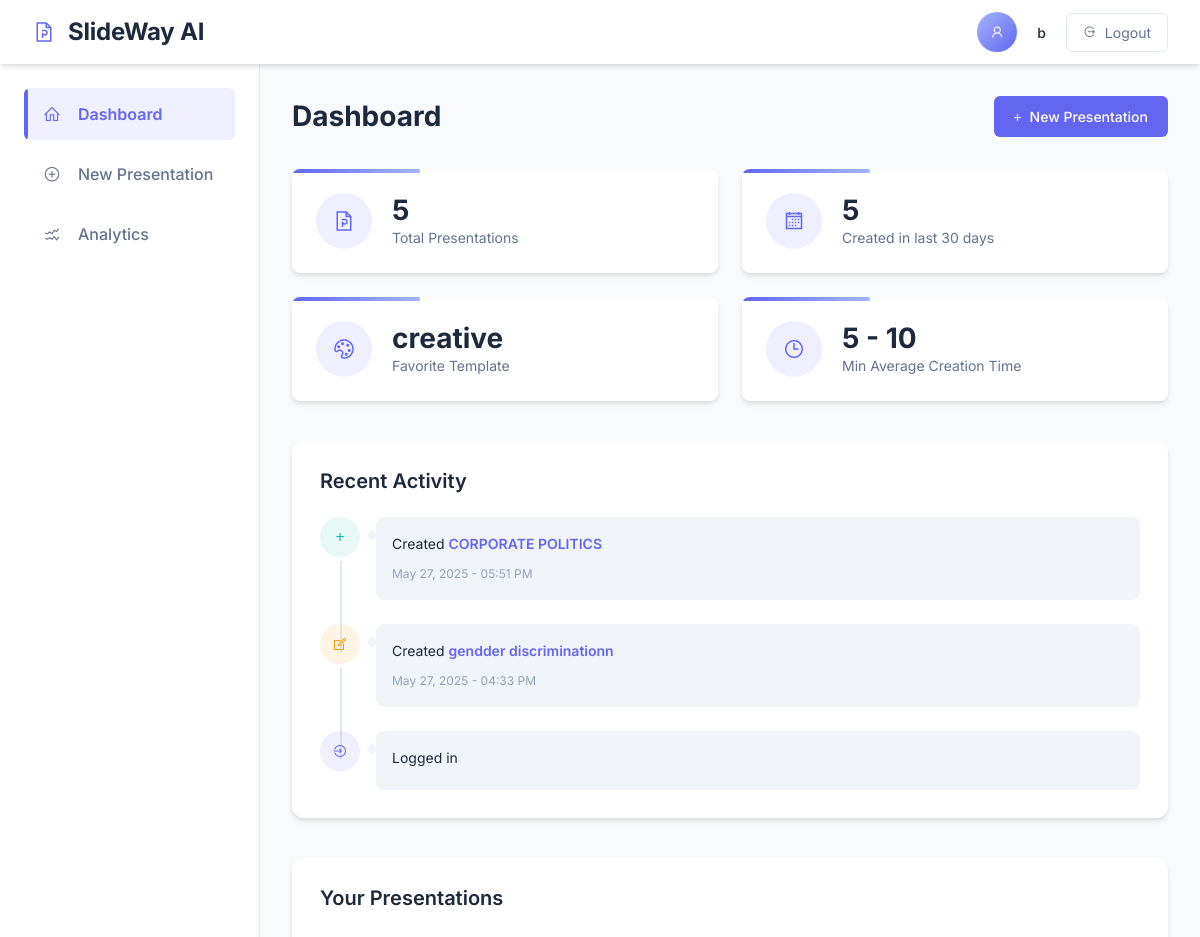
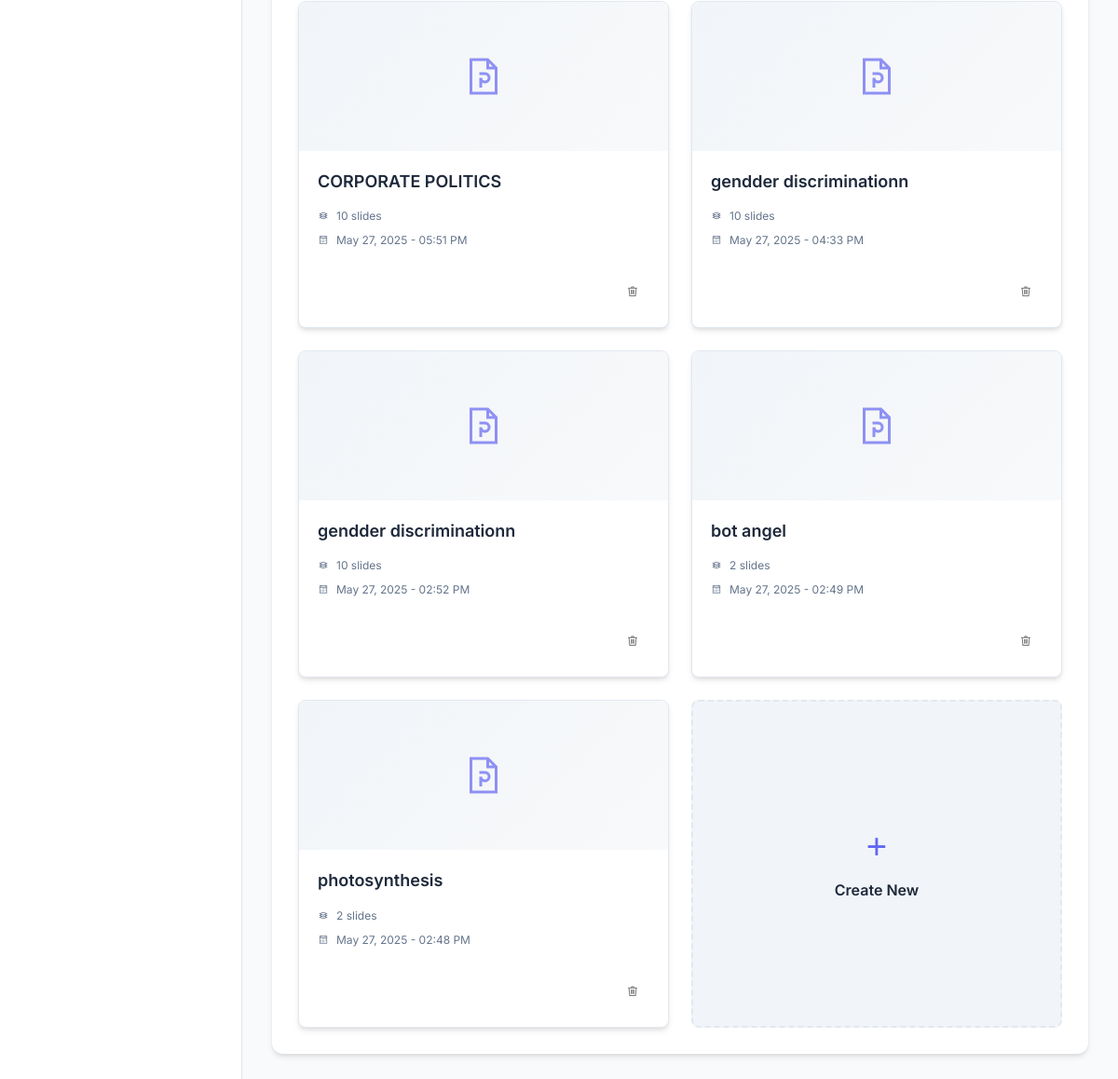
/dashboard (signed in), run on the app's committed database (2 pictures, top to bottom).
### models.py (models this page shows, shortened)
class Presentation(db.Model):
    __tablename__ = 'presentations'
    id = db.Column(db.Integer, primary_key=True)
    user_id = db.Column(db.Integer, db.ForeignKey('users.id'), nullable=False)
    topic = db.Column(db.String(200), nullable=False)
    template_id = db.Column(db.String(50), nullable=False)
    slide_count = db.Column(db.Integer, default=6)
    created_at = db.Column(db.DateTime, default=datetime.now)
    updated_at = db.Column(db.DateTime, default=datetime.now, onupdate=datetime.now)
    slides = db.relationship('Slide', backref='presentation', lazy=True, cascade="all, delete-orphan", order_by="Slide.slide_order")

### app.py (the view)
@app.route('/dashboard')
@login_required
def dashboard():
    user_id = session.get('user_id')
    username = session.get('username')
    presentations = PresentationModel.query.filter_by(user_id=user_id).order_by(PresentationModel.updated_at.desc()).all()
    thirty_days_ago = datetime.now().replace(tzinfo=None) - timedelta(days=30)
    recent_count = PresentationModel.query.filter_by(user_id=user_id)\
        .filter(PresentationModel.created_at >= thirty_days_ago).count()
    fav_template = "None"
    if presentations:
        template_counts = Counter([p.template_id for p in presentations])
        if template_counts:
            fav_template = template_counts.most_common(1)[0][0]
    return render_template('dashboard.html',
                          username=username,
                          presentations=presentations,
                          recent_count=recent_count,
                          fav_template=fav_template)

### app.py (called while the page is built)
@app.template_filter('format_datetime')
def format_datetime_filter(dt):
    if not dt:
        return ""
    return dt.strftime('%b %d, %Y - %I:%M %p')

### auth.py (called while the page is built)
def login_required(f):
    @wraps(f)
    def decorated_function(*args, **kwargs):
        if 'user_id' not in session:
            return redirect(url_for('auth.login'))
        return f(*args, **kwargs)
    return decorated_function

### templates/dashboard.html (shortened to what this page needs)
<!DOCTYPE html>
<html lang="en">
<head>
    <link rel="stylesheet" href="{{ url_for('static', filename='css/styles.css') }}">
    <link rel="stylesheet" href="{{ url_for('static', filename='css/dashboard.css') }}">
    <link rel="stylesheet" href="{{ url_for('static', filename='css/all.min.css') }}">
</head>
<body>
    <div class="dashboard-container">
        <header class="dashboard-header">
            <div class="logo">
                <i class="fas fa-file-powerpoint logo-icon"></i>
                <h1>SlideWay AI</h1>
            </div>
            <div class="user-menu">
                <div class="user-avatar">
                    <i class="fas fa-user"></i>
                </div>
                <span class="username">{{ username }}</span>
                <a href="{{ url_for('auth.logout') }}" class="logout-btn"><i class="fas fa-sign-out-alt"></i> Logout</a>
            </div>
        </header>
        <div class="dashboard-layout">
            <aside class="dashboard-sidebar">
                <nav class="sidebar-nav">
                    <a href="#" class="nav-item active">
                        <i class="fas fa-home"></i>
                        <span>Dashboard</span>
                    </a>
                    <a href="{{ url_for('editor') }}" class="nav-item">
                        <i class="fas fa-plus-circle"></i>
                        <span>New Presentation</span>
                    </a>
                    <a href="{{ url_for('analytics') }}" class="nav-item">
                        <i class="fas fa-chart-line"></i>
                        <span>Analytics</span>
                    </a>
                </nav>
            </aside>
            <main class="dashboard-content">
                <div class="page-header">
                    <h2>Dashboard</h2>
                    <div class="header-actions">
                        <a href="{{ url_for('editor') }}" class="action-btn primary-btn">
                            <i class="fas fa-plus"></i> New Presentation
                        </a>
                    </div>
                </div>
                <div class="dashboard-metrics">
                    <div class="metric-card">
                        <div class="metric-icon">
                            <i class="fas fa-file-powerpoint"></i>
                        </div>
                        <div class="metric-info">
                            <span class="metric-value">{{ presentations|length }}</span>
                            <span class="metric-label">Total Presentations</span>
                        </div>
                    </div>
                    {% if presentations %}
                    <div class="metric-card">
                        <div class="metric-icon">
                            <i class="fas fa-calendar-alt"></i>
                        </div>
                        <div class="metric-info">
                            <span class="metric-value">{{ recent_count }}</span>
                            <span class="metric-label">Created in last 30 days</span>
                        </div>
                    </div>
                    <div class="metric-card">
                        <div class="metric-icon">
                            <i class="fas fa-palette"></i>
                        </div>
                        <div class="metric-info">
                            <span class="metric-value">{{ fav_template }}</span>
                            <span class="metric-label">Favorite Template</span>
                        </div>
                    </div>
                    {% endif %}
                    <div class="metric-card">
                        <div class="metric-icon">
                            <i class="fas fa-clock"></i>
                        </div>
                        <div class="metric-info">
                            <span class="metric-value">5 - 10</span>
                            <span class="metric-label">Min Average Creation Time</span>
                        </div>
                    </div>
                </div>
                <section class="recent-activity">
                    <div class="section-header">
                        <h3>Recent Activity</h3>
                    </div>
                    <div class="activity-timeline">
                        {% if presentations and presentations|length > 0 %}
                            <div class="timeline-item">
                                <div class="timeline-icon create-icon">
                                    <i class="fas fa-plus"></i>
                                </div>
                                <div class="timeline-content">
                                    <p class="activity-text">Created <span class="highlight">{{ presentations[0].topic }}</span></p>
                                    <span class="activity-time">{{ presentations[0].created_at|format_datetime }}</span>
                                </div>
                            </div>
                        {% endif %}
                        {% if presentations and presentations|length > 1 %}
                            <div class="timeline-item">
                                <div class="timeline-icon edit-icon">
                                    <i class="fas fa-edit"></i>
                                </div>
                                <div class="timeline-content">
                                    <p class="activity-text">Created <span class="highlight">{{ presentations[1].topic }}</span></p>
                                    <span class="activity-time">{{ presentations[1].updated_at|format_datetime }}</span>
                                </div>
                            </div>
                        {% endif %}
                        <div class="timeline-item">
                            <div class="timeline-icon login-icon">
                                <i class="fas fa-sign-in-alt"></i>
                            </div>
                            <div class="timeline-content">
                                <p class="activity-text">Logged in</p>
                            </div>
                        </div>
                    </div>
                </section>
                <section class="presentations-panel">
                    <div class="section-header">
                        <h3>Your Presentations</h3>
                    </div>
                    <div class="presentations-grid">
                        {% if presentations %}
                        {% for presentation in presentations %}
                        <div class="presentation-card">
                            <div class="presentation-preview">
                            </div>
                            <div class="presentation-details">
                                <h4 class="presentation-title">{{ presentation.topic }}</h4>
                                <div class="presentation-meta">
                                    <span class="slides-count"><i class="fas fa-layer-group"></i> {{ presentation.slide_count }} slides</span>
                                    <span class="created-date"><i class="far fa-calendar"></i> {{ presentation.created_at|format_datetime }}</span>
                                </div>
                                <div class="presentation-actions">
                                    <button class="action-icon-btn delete-btn" title="Delete" onclick="deletePresentation('{{ presentation.id }}')">
                                        <i class="fas fa-trash"></i>
                                    </button>
                                </div>
                            </div>
                        </div>
                        {% endfor %}
                        <div class="presentation-card new-presentation">
                            <a href="{{ url_for('editor') }}" class="new-presentation-link">
                                <i class="fas fa-plus"></i>
                                <span>Create New</span>
                            </a>
                        </div>
                        {% endif %}
                    </div>
                </section>
            </main>
        </div>
    </div>
</body>
</html>

### static/css/styles.css (style rules this page uses)
:root { --primary-color: #6366f1; --primary-light: #a5b4fc; --primary-dark: #4338ca; --secondary-color: #14b8a6; --secondary-light: #5eead4; --secondary-dark: #0f766e; --accent-color: #f59e0b; --accent-light: #fcd34d; --accent-dark: #b45309; --text-primary: #1e293b; --text-secondary: #64748b; --text-muted: #94a3b8; --background-color: #f8fafc; --card-bg: #ffffff; --card-bg-secondary: #f1f5f9; --success-color: #10b981; --warning-color: #f59e0b; --danger-color: #ef4444; --info-color: #3b82f6; --border-color: #e2e8f0; --box-shadow-sm: 0 1px 2px 0 rgba(0, 0, 0, 0.05); --box-shadow: 0 4px 6px -1px rgba(0, 0, 0, 0.1), 0 2px 4px -1px rgba(0, 0, 0, 0.06); --box-shadow-md: 0 6px 10px -3px rgba(0, 0, 0, 0.1), 0 4px 6px -2px rgba(0, 0, 0, 0.05); --box-shadow-lg: 0 10px 15px -3px rgba(0, 0, 0, 0.1), 0 4px 6px -2px rgba(0, 0, 0, 0.05); --transition-fast: all 0.2s ease; --transition: all 0.3s ease; --radius-sm: 0.25rem; --radius-md: 0.375rem; --radius-lg: 0.5rem; --radius-xl: 0.75rem; --radius-2xl: 1rem; }
* { box-sizing: border-box; margin: 0; padding: 0; }
body { font-family: 'Inter', sans-serif; font-size: 16px; line-height: 1.5; color: var(--text-primary); background-color: var(--background-color); -webkit-font-smoothing: antialiased; -moz-osx-font-smoothing: grayscale; }
h1, h2, h3, h4, h5, h6 { font-family: 'Inter', sans-serif; font-weight: 600; line-height: 1.2; margin-bottom: 1rem; color: var(--text-primary); }
h1 { font-size: 2.25rem; font-weight: 700; }
h2 { font-size: 1.875rem; }
h3 { font-size: 1.5rem; }
h4 { font-size: 1.25rem; }
p { margin-bottom: 1rem; }
a { color: var(--primary-color); text-decoration: none; transition: var(--transition-fast); }
a { text-decoration: none; color: var(--primary-color); transition: var(--transition); }
button, .btn { cursor: pointer; transition: var(--transition); }
h1, h2, h3, h4, h5, h6 { color: var(--text-color); font-weight: 600; }
.primary-btn { background-color: var(--primary-color); color: white; }

### templates/dashboard.html (style rules this page uses)
.presentation-actions { display: flex; gap: 0.5rem; margin-top: 0.5rem; }
.action-icon-btn { background: none; border: none; cursor: pointer; padding: 0.25rem; color: #666; transition: color 0.2s; }

### data on the page
Presentation: template "creative", topic "gendder discriminationn", slide_count "10", created_at "May 27, 2025 - 02:52 PM"
Presentation: topic "CORPORATE POLITICS", created_at "May 27, 2025 - 05:51 PM", slide_count "10"
Presentation: topic "gendder discriminationn", updated_at "May 27, 2025 - 04:33 PM", slide_count "10", created_at "May 27, 2025 - 04:33 PM"
Presentation: topic "bot angel", slide_count "2", created_at "May 27, 2025 - 02:49 PM"
Presentation: topic "photosynthesis", slide_count "2", created_at "May 27, 2025 - 02:48 PM"

### other printed values
{{ username }} "b"
{{ presentations|length }} "5"
{{ recent_count }} "5"
